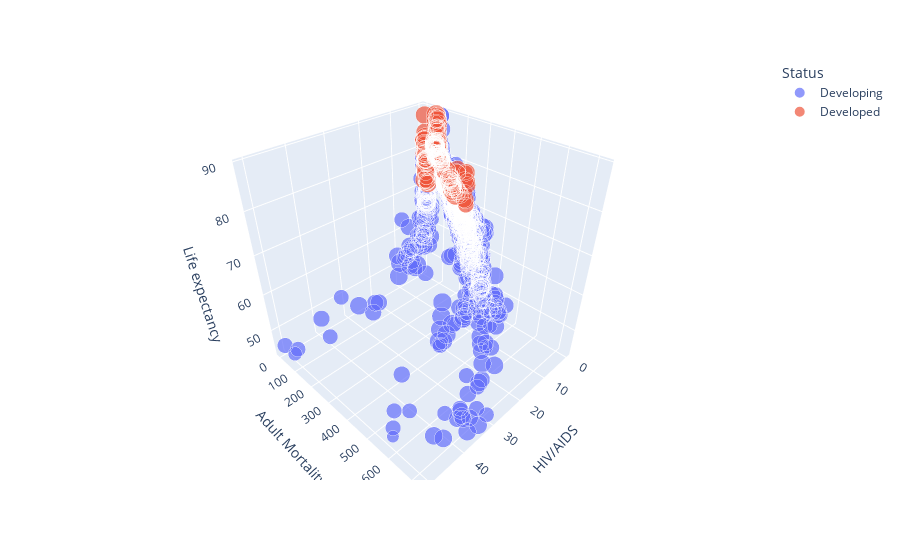

The code cell stored with this chart in its notebook:
### Code cell
# 3D Plot
fig = px.scatter_3d(df, x='HIV/AIDS', y='Adult Mortality', z='Life expectancy',
    color='Status', size='Population')
fig.show()

### Figure 1 — Plotly figure (JSON) as saved in the notebook; plotly's stock layout.template omitted (floating-point values rounded to 4 significant figures; data arrays with more than 128 entries replaced by an {"elided": "..."} marker saying what was removed)
{"data": [{"hovertemplate": "Status=Developing<br>HIV/AIDS=%{x}<br>Adult Mortality=%{y}<br>Life expectancy=%{z}<br>Population=%{marker.size}<extra></extra>", "legendgroup": "Developing", "marker": {"color": "#636efa", "size": {"elided": "1407 float values"}, "sizemode": "area", "sizeref": 0.05245, "symbol": "circle"}, "mode": "markers", "name": "Developing", "scene": "scene", "showlegend": true, "type": "scatter3d", "x": {"elided": "1407 float values"}, "y": {"elided": "1407 float values"}, "z": {"elided": "1407 float values"}}, {"hovertemplate": "Status=Developed<br>HIV/AIDS=%{x}<br>Adult Mortality=%{y}<br>Life expectancy=%{z}<br>Population=%{marker.size}<extra></extra>", "legendgroup": "Developed", "marker": {"color": "#EF553B", "size": {"elided": "242 float values"}, "sizemode": "area", "sizeref": 0.05245, "symbol": "circle"}, "mode": "markers", "name": "Developed", "scene": "scene", "showlegend": true, "type": "scatter3d", "x": {"elided": "242 float values"}, "y": {"elided": "242 float values"}, "z": {"elided": "242 float values"}}], "layout": {"legend": {"itemsizing": "constant", "title": {"text": "Status"}, "tracegroupgap": 0}, "margin": {"t": 60}, "scene": {"domain": {"x": [0, 1], "y": [0, 1]}, "xaxis": {"title": {"text": "HIV/AIDS"}}, "yaxis": {"title": {"text": "Adult Mortality"}}, "zaxis": {"title": {"text": "Life expectancy"}}}}}
